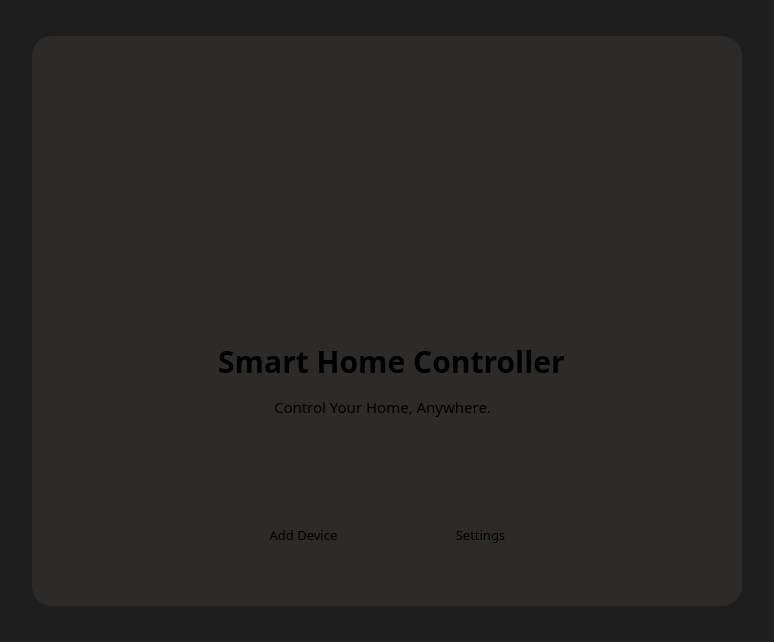
<?xml version="1.0" encoding="UTF-8"?>
<ui version="4.0">
 <class>MainWindow</class>
 <widget class="QMainWindow" name="MainWindow">
  <property name="geometry">
   <rect>
    <x>0</x>
    <y>0</y>
    <width>774</width>
    <height>642</height>
   </rect>
  </property>
  <property name="sizePolicy">
   <sizepolicy hsizetype="Fixed" vsizetype="Fixed">
    <horstretch>0</horstretch>
    <verstretch>0</verstretch>
   </sizepolicy>
  </property>
  <property name="minimumSize">
   <size>
    <width>774</width>
    <height>642</height>
   </size>
  </property>
  <property name="maximumSize">
   <size>
    <width>774</width>
    <height>642</height>
   </size>
  </property>
  <property name="windowTitle">
   <string>Smart Home Controller</string>
  </property>
  <property name="styleSheet">
   <string notr="true"/>
  </property>
  <widget class="QWidget" name="centralwidget">
   <property name="autoFillBackground">
    <bool>false</bool>
   </property>
   <property name="styleSheet">
    <string notr="true">#centralwidget {
    background-color: #1E1E1E;
}</string>
   </property>
   <layout class="QGridLayout" name="gridLayout">
    <item row="1" column="2">
     <spacer name="centra_hspacer_r">
      <property name="orientation">
       <enum>Qt::Orientation::Horizontal</enum>
      </property>
      <property name="sizeType">
       <enum>QSizePolicy::Policy::Fixed</enum>
      </property>
      <property name="sizeHint" stdset="0">
       <size>
        <width>5</width>
        <height>20</height>
       </size>
      </property>
     </spacer>
    </item>
    <item row="1" column="0">
     <spacer name="central_hspacer_l">
      <property name="orientation">
       <enum>Qt::Orientation::Horizontal</enum>
      </property>
      <property name="sizeType">
       <enum>QSizePolicy::Policy::Fixed</enum>
      </property>
      <property name="sizeHint" stdset="0">
       <size>
        <width>5</width>
        <height>20</height>
       </size>
      </property>
     </spacer>
    </item>
    <item row="2" column="1">
     <spacer name="central_vspacer_d">
      <property name="orientation">
       <enum>Qt::Orientation::Vertical</enum>
      </property>
      <property name="sizeType">
       <enum>QSizePolicy::Policy::Fixed</enum>
      </property>
      <property name="sizeHint" stdset="0">
       <size>
        <width>20</width>
        <height>5</height>
       </size>
      </property>
     </spacer>
    </item>
    <item row="0" column="1">
     <spacer name="central_vspacer_u">
      <property name="orientation">
       <enum>Qt::Orientation::Vertical</enum>
      </property>
      <property name="sizeType">
       <enum>QSizePolicy::Policy::Fixed</enum>
      </property>
      <property name="sizeHint" stdset="0">
       <size>
        <width>20</width>
        <height>5</height>
       </size>
      </property>
     </spacer>
    </item>
    <item row="1" column="1">
     <widget class="QWidget" name="root_widget" native="true">
      <property name="sizePolicy">
       <sizepolicy hsizetype="Fixed" vsizetype="Fixed">
        <horstretch>0</horstretch>
        <verstretch>0</verstretch>
       </sizepolicy>
      </property>
      <property name="minimumSize">
       <size>
        <width>710</width>
        <height>570</height>
       </size>
      </property>
      <property name="styleSheet">
       <string notr="true">#root_widget {
    background-color: #2D2B2A;
	border-radius: 20px;
}</string>
      </property>
      <widget class="QLabel" name="title">
       <property name="geometry">
        <rect>
         <x>184</x>
         <y>310</y>
         <width>351</width>
         <height>30</height>
        </rect>
       </property>
       <property name="sizePolicy">
        <sizepolicy hsizetype="Fixed" vsizetype="Fixed">
         <horstretch>0</horstretch>
         <verstretch>0</verstretch>
        </sizepolicy>
       </property>
       <property name="styleSheet">
        <string notr="true">#title {
    font-family: SanFransisco;
    font-size: 30px;
    font-weight: bold;
}</string>
       </property>
       <property name="frameShape">
        <enum>QFrame::Shape::NoFrame</enum>
       </property>
       <property name="text">
        <string>Smart Home Controller</string>
       </property>
       <property name="alignment">
        <set>Qt::AlignmentFlag::AlignCenter</set>
       </property>
      </widget>
      <widget class="QLabel" name="logo">
       <property name="geometry">
        <rect>
         <x>184</x>
         <y>0</y>
         <width>341</width>
         <height>331</height>
        </rect>
       </property>
       <property name="sizePolicy">
        <sizepolicy hsizetype="Fixed" vsizetype="Fixed">
         <horstretch>0</horstretch>
         <verstretch>0</verstretch>
        </sizepolicy>
       </property>
       <property name="maximumSize">
        <size>
         <width>341</width>
         <height>331</height>
        </size>
       </property>
       <property name="text">
        <string/>
       </property>
       <property name="pixmap">
        <pixmap resource="Resources.qrc">:/images/Resources/logo.png</pixmap>
       </property>
       <property name="scaledContents">
        <bool>true</bool>
       </property>
       <property name="alignment">
        <set>Qt::AlignmentFlag::AlignCenter</set>
       </property>
      </widget>
      <widget class="QLabel" name="phrase">
       <property name="geometry">
        <rect>
         <x>230</x>
         <y>350</y>
         <width>241</width>
         <height>41</height>
        </rect>
       </property>
       <property name="sizePolicy">
        <sizepolicy hsizetype="Fixed" vsizetype="Fixed">
         <horstretch>0</horstretch>
         <verstretch>0</verstretch>
        </sizepolicy>
       </property>
       <property name="styleSheet">
        <string notr="true">#phrase {
    font-family: SanFransisco;
    font-size: 15px;
}</string>
       </property>
       <property name="text">
        <string>Control Your Home, Anywhere.</string>
       </property>
       <property name="alignment">
        <set>Qt::AlignmentFlag::AlignCenter</set>
       </property>
      </widget>
      <widget class="QWidget" name="horizontalLayoutWidget">
       <property name="geometry">
        <rect>
         <x>0</x>
         <y>390</y>
         <width>714</width>
         <height>130</height>
        </rect>
       </property>
       <layout class="QHBoxLayout" name="button_layout">
        <item>
         <spacer name="button_hspacer_l">
          <property name="orientation">
           <enum>Qt::Orientation::Horizontal</enum>
          </property>
          <property name="sizeType">
           <enum>QSizePolicy::Policy::Fixed</enum>
          </property>
          <property name="sizeHint" stdset="0">
           <size>
            <width>200</width>
            <height>20</height>
           </size>
          </property>
         </spacer>
        </item>
        <item>
         <widget class="QPushButton" name="add_device_button">
          <property name="sizePolicy">
           <sizepolicy hsizetype="Fixed" vsizetype="Fixed">
            <horstretch>0</horstretch>
            <verstretch>0</verstretch>
           </sizepolicy>
          </property>
          <property name="text">
           <string/>
          </property>
          <property name="icon">
           <iconset resource="Resources.qrc">
            <normaloff>:/images/Resources/add_device.png</normaloff>:/images/Resources/add_device.png</iconset>
          </property>
          <property name="iconSize">
           <size>
            <width>80</width>
            <height>80</height>
           </size>
          </property>
          <property name="flat">
           <bool>true</bool>
          </property>
         </widget>
        </item>
        <item>
         <spacer name="button_hspacer_c">
          <property name="orientation">
           <enum>Qt::Orientation::Horizontal</enum>
          </property>
          <property name="sizeType">
           <enum>QSizePolicy::Policy::Fixed</enum>
          </property>
          <property name="sizeHint" stdset="0">
           <size>
            <width>40</width>
            <height>20</height>
           </size>
          </property>
         </spacer>
        </item>
        <item>
         <widget class="QPushButton" name="settings_button">
          <property name="sizePolicy">
           <sizepolicy hsizetype="Fixed" vsizetype="Fixed">
            <horstretch>0</horstretch>
            <verstretch>0</verstretch>
           </sizepolicy>
          </property>
          <property name="text">
           <string/>
          </property>
          <property name="icon">
           <iconset resource="Resources.qrc">
            <normaloff>:/images/Resources/settings.png</normaloff>:/images/Resources/settings.png</iconset>
          </property>
          <property name="iconSize">
           <size>
            <width>70</width>
            <height>70</height>
           </size>
          </property>
          <property name="flat">
           <bool>true</bool>
          </property>
         </widget>
        </item>
        <item>
         <spacer name="button_hspacer_r">
          <property name="orientation">
           <enum>Qt::Orientation::Horizontal</enum>
          </property>
          <property name="sizeType">
           <enum>QSizePolicy::Policy::Fixed</enum>
          </property>
          <property name="sizeHint" stdset="0">
           <size>
            <width>200</width>
            <height>20</height>
           </size>
          </property>
         </spacer>
        </item>
       </layout>
      </widget>
      <widget class="QLabel" name="add_device">
       <property name="geometry">
        <rect>
         <x>231</x>
         <y>478</y>
         <width>81</width>
         <height>41</height>
        </rect>
       </property>
       <property name="sizePolicy">
        <sizepolicy hsizetype="Fixed" vsizetype="Fixed">
         <horstretch>0</horstretch>
         <verstretch>0</verstretch>
        </sizepolicy>
       </property>
       <property name="styleSheet">
        <string notr="true">#add_device {
    font-family: SanFransisco;
    font-size: 13px;
}</string>
       </property>
       <property name="text">
        <string>Add Device</string>
       </property>
       <property name="alignment">
        <set>Qt::AlignmentFlag::AlignCenter</set>
       </property>
      </widget>
      <widget class="QLabel" name="settings">
       <property name="geometry">
        <rect>
         <x>413</x>
         <y>478</y>
         <width>71</width>
         <height>41</height>
        </rect>
       </property>
       <property name="sizePolicy">
        <sizepolicy hsizetype="Fixed" vsizetype="Fixed">
         <horstretch>0</horstretch>
         <verstretch>0</verstretch>
        </sizepolicy>
       </property>
       <property name="styleSheet">
        <string notr="true">#settings {
    font-family: SanFransisco;
    font-size: 13px;
}</string>
       </property>
       <property name="text">
        <string>Settings</string>
       </property>
       <property name="alignment">
        <set>Qt::AlignmentFlag::AlignCenter</set>
       </property>
      </widget>
     </widget>
    </item>
   </layout>
  </widget>
 </widget>
 <resources>
  <include location="Resources.qrc"/>
 </resources>
 <connections/>
</ui>
